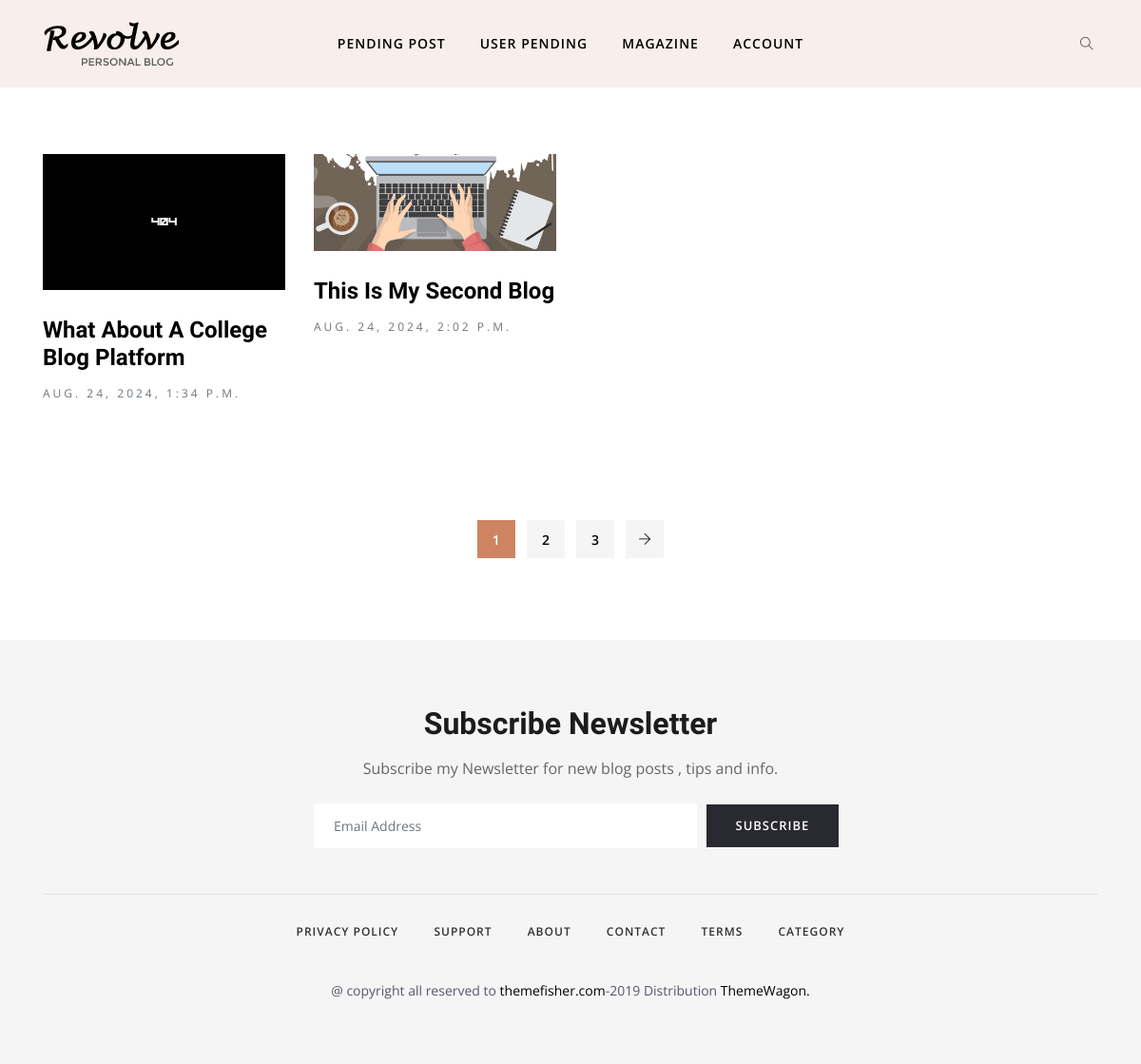
/pending, run on an earlier commit of the app's database.
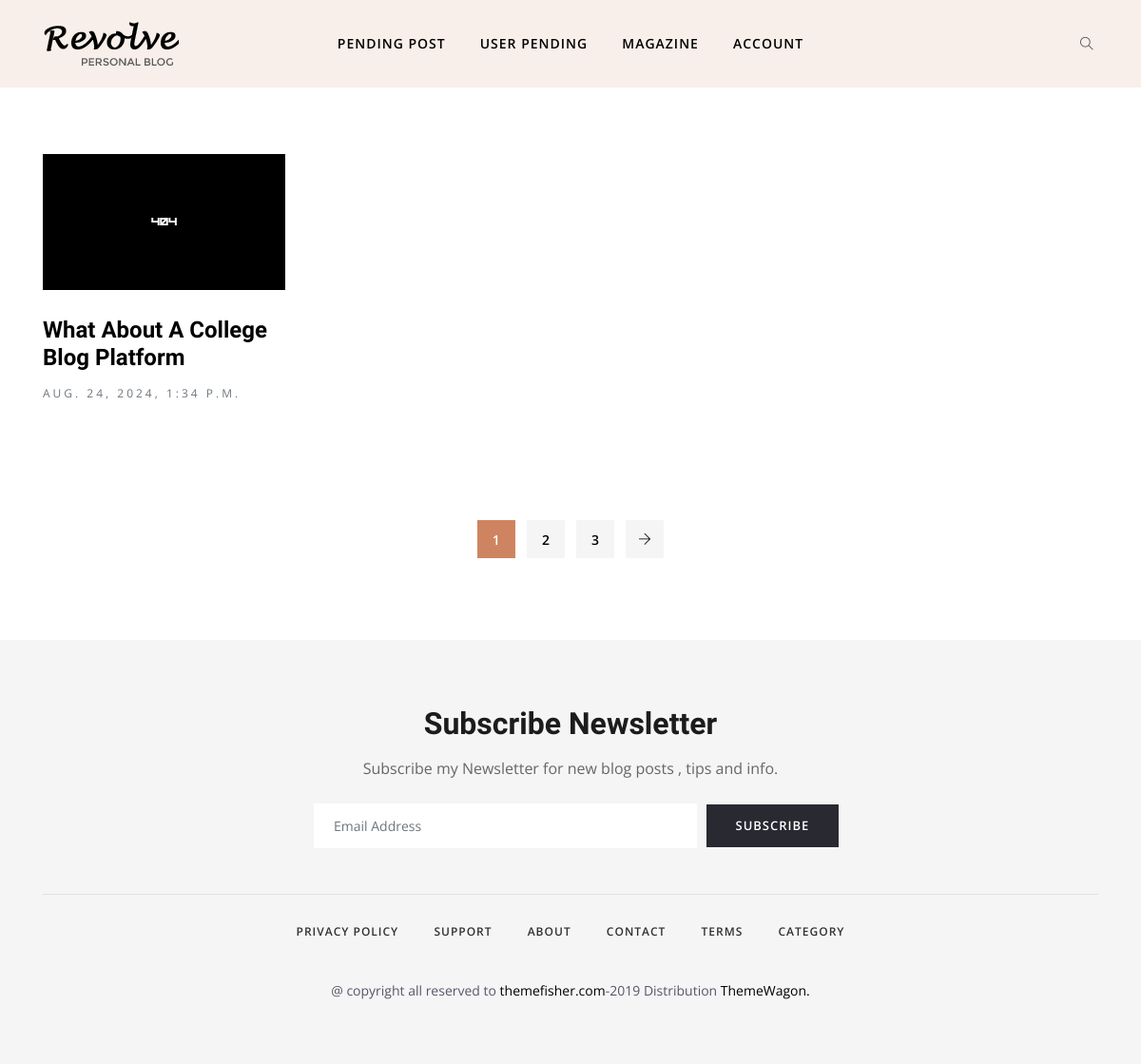
And on a later commit of the database.
### posts/models.py (models this page shows, shortened)
class post(models.Model):
    STATUS_CHOICES = [
        ('Pending', 'Pending'),
        ('Approved', 'Approved'),
        ('Rejected', 'Rejected'),
    ]
    id = models.AutoField(primary_key=True)
    user = models.ForeignKey('register.Profile', on_delete=models.CASCADE)
    title = models.CharField(max_length=50)
    content = models.TextField()
    blog_picture = models.ImageField(upload_to='blog_pictures/')
    created_at = models.DateTimeField(auto_now_add=True)
    like = models.PositiveIntegerField(default=0)
    status = models.CharField(max_length=10, choices=STATUS_CHOICES, default='Pending')
    admin_comment = models.TextField(blank=True, null=True)
    showing = models.BooleanField(default=True)

### super/views.py (the view)
# urls.py: path('pending',views.pending,name = "pending"),
def pending(request):
    ch = request.user
    prf = Profile.objects.all()
    pst = post.objects.filter(status='Pending')
    return render(request,'pending_post.html',{'key':pst})

### templates/pending_post.html (shortened to what the changed rows need)
{% load static %}
<!DOCTYPE html>
<html lang="en">
<head>
	<link rel="stylesheet" href={% static "plugins/bootstrap/css/bootstrap.min.css"  %}>
	<link rel="stylesheet" href={% static "plugins/themify/css/themify-icons.css" %}>
	<link rel="stylesheet" href={% static "plugins/slick-carousel/slick-theme.css" %}>
	<link rel="stylesheet" href={% static "plugins/slick-carousel/slick.css" %}>
	<link rel="stylesheet" href={% static "plugins/owl-carousel/owl.carousel.min.css"  %}>
	<link rel="stylesheet" href={% static "plugins/owl-carousel/owl.theme.default.min.css"  %}>
	<link rel="stylesheet" href={% static "plugins/magnific-popup/magnific-popup.css"  %}>
	<link rel="stylesheet" href={% static "css/style.css"  %}>
</head>
<body>
	<section class="section-padding">
		<div class="container">
			<div class="row">
				<div class="col-lg-12 col-md-12 col-sm-12 col-xs-12">
					<div class="row">
						{% for item in key %}
						<div class="col-lg-3 col-md-6">
							<article class="post-grid mb-5">
								<a class="post-thumb mb-4 d-block" href={% url 'single' item.id %}>
									<img src={{ item.blog_picture.url }} alt="" class="img-fluid w-100">
								<h3 class="post-title mt-1"><a href={% url 'single' item.id %}>{{ item.title }}</a></h3>
								<span class="text-muted letter-spacing text-uppercase font-sm">{{ item.created_at}}</span>
							</article>
						</div>
						{% endfor %}
					</div>
				</div>
			</div>
		</div>
	</section>
	<section class="footer-2 section-padding gray-bg pb-5">
		<div class="container">
			<div class="row justify-content-center">
				<div class="col-lg-6">
					<div class="subscribe-footer text-center">
						<div class="form-group mb-0">
							<h2 class="mb-3">Subscribe Newsletter</h2>
						</div>
					</div>
				</div>
			</div>
		</div>
	</section>
</body>
</html>

What changed in the data, as far as the page shows it:
no longer on this page (row edited): post: blog_picture (picture), title "This Is My Second Blog", created_at "AUG. 24, 2024, 2:02 P.M."
